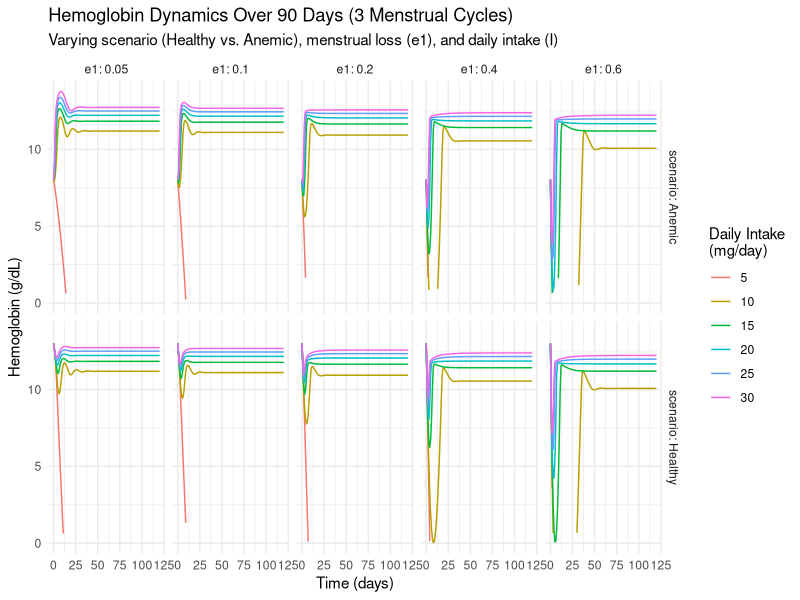

The R script that drew this image:
# If needed, install packages:
# install.packages(c("deSolve", "ggplot2", "dplyr"))

library(deSolve)
library(ggplot2)
library(dplyr)

###############################################################################
# 1) Define the ODE system
###############################################################################
ironODE <- function(time, state, parameters) {
  with(as.list(c(state, parameters)), {
    # Convert y (g Fe in Hb) to approximate Hb (g/dL).
    # 1.62 g Fe in Hb corresponds to 13 g/dL:
    k <- 13 / 1.62
    Hb <- y * k
    
    # Logistic parameters for absorption
    ca <- y0 - Ba * log((amax - a0) / (a0 - amin))
    # Logistic parameters for erythropoiesis
    ch <- y0 - Bh * log((hmax - h0) / (h0 - hmin))
    
    # Iron absorption fraction
    absp <- amin + (amax - amin) / (1 + exp((Hb - ca) / Ba))
    
    # Erythropoiesis rate
    eryth <- hmin + (hmax - hmin) / (1 + exp((Hb - ch) / Bh))
    
    # ODEs:
    dx <- I * absp + d * y - eryth * x - e2
    dy <- eryth * x - d * y - e1
    
    list(c(dx, dy), Hb = Hb)  # Pass Hb along as output
  })
}

###############################################################################
# 2) Fixed parameters from the supplement/paper
###############################################################################
base_params <- list(
  d    = 0.0055,   # RBC death rate (half-life ~127 days)
  e2   = 1.06,     # Non-menstrual iron loss (mg/day)
  a0   = 0.03,     # Absorption fraction at healthy Hb
  amin = 0.01,     # Minimum absorption fraction
  amax = 0.20,     # Maximum absorption fraction
  Ba   = 0.80,     # Steepness of absorption curve
  h0   = 0.014,    # Baseline erythropoiesis rate (g/day)
  hmin = 0.7*0.014,
  hmax = 5*0.014,
  Bh   = 0.50,     # Steepness of erythropoiesis curve
  y0   = 13        # Set-point for Hb (g/dL)
)

###############################################################################
# 3) Define two initial conditions: Healthy vs. Anemic
###############################################################################
# - Healthy: x=0.7 g OBI, y=1.62 g Fe in Hb (~13 g/dL)
# - Anemic:  x=0.2 g OBI, y=1.0  g Fe in Hb (~8 g/dL)
init_states <- data.frame(
  scenario = c("Healthy", "Anemic"),
  x_init   = c(0.7, 0.2),
  y_init   = c(1.62, 1.0)
)

###############################################################################
# 4) Define parameter ranges for e1 (menstrual loss) and I (daily intake)
###############################################################################
# We'll do 5 e1 values and 5 I values:
e1_vals <- c(0.05, 0.1, 0.2, 0.4, 0.6)   # mg/day
I_vals  <- c(5, 10, 15, 20, 25, 30)        # mg/day

# We will create a 2 (scenarios) x 5 (e1) facet grid, 
# and within each panel we plot 5 different I values as lines.

###############################################################################
# 5) Simulation time: 90 days (about 3 cycles)
###############################################################################
times <- seq(0, 120, by = 1)

###############################################################################
# 6) Run simulations for each scenario/e1/I combination
###############################################################################
sim_data_list <- list()

for (scen in init_states$scenario) {
  # get the correct initial states for the scenario
  init_row <- init_states[init_states$scenario == scen, ]
  for (e1val in e1_vals) {
    for (Ival in I_vals) {
      # combine base parameters with the chosen e1 and I
      params_i <- c(base_params, list(e1 = e1val, I = Ival))
      
      # initial conditions
      state_i <- c(x = init_row$x_init, y = init_row$y_init)
      
      # solve ODE
      out <- ode(y = state_i, times = times, func = ironODE, parms = params_i)
      out_df <- as.data.frame(out)
      
      # annotate
      out_df$scenario <- scen
      out_df$e1       <- e1val
      out_df$I        <- Ival
      
      sim_data_list[[length(sim_data_list) + 1]] <- out_df
    }
  }
}

# Combine all runs into one data frame
sim_data <- do.call(rbind, sim_data_list)

###############################################################################
# 7) Plot: 2 (rows) x 5 (columns) facet grid: scenario vs e1
#    Within each panel, color by I
###############################################################################
p <- ggplot(sim_data, aes(x = time, y = Hb, color = factor(I))) +
  geom_line() +
  facet_grid(scenario ~ e1, labeller = label_both) +
  labs(
    title = "Hemoglobin Dynamics Over 90 Days (3 Menstrual Cycles)",
    subtitle = "Varying scenario (Healthy vs. Anemic), menstrual loss (e1), and daily intake (I)",
    x = "Time (days)",
    y = "Hemoglobin (g/dL)",
    color = "Daily Intake\n(mg/day)"
  ) +
  theme_minimal() + 
  lims(y = c(0, NA))

print(p)
